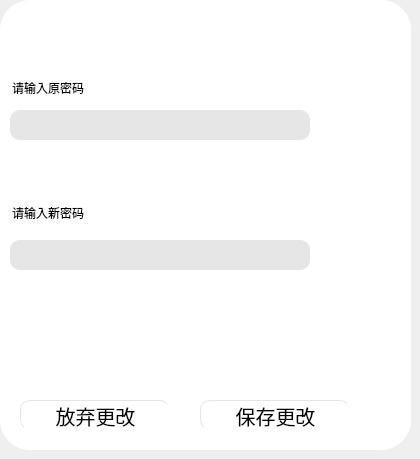
       <widget class="QWidget" name="page_7">
        <widget class="QWidget" name="widget_5" native="true">
         <property name="geometry">
          <rect>
           <x>0</x>
           <y>0</y>
           <width>411</width>
           <height>450</height>
          </rect>
         </property>
         <property name="styleSheet">
          <string notr="true">QWidget{
	background-color: rgb(255, 255, 255);
	border-radius:30px;
}
QPushButton{
	border-radius:10px;
	font:20px;
	border-left:1px solid rgb(229,229,229);
	border-top:1px solid rgb(229,229,229);
}

QPushButton:hover{
	background-color: rgb(0, 170, 255);
}

QPushButton:focus{
	background-color: rgb(0, 170, 255);
}
</string>
         </property>
         <widget class="QLineEdit" name="lineEdit_16">
          <property name="geometry">
           <rect>
            <x>10</x>
            <y>10</y>
            <width>111</width>
            <height>31</height>
           </rect>
          </property>
          <property name="text">
           <string/>
          </property>
         </widget>
         <widget class="QLineEdit" name="lineEdit_17">
          <property name="geometry">
           <rect>
            <x>10</x>
            <y>80</y>
            <width>161</width>
            <height>21</height>
           </rect>
          </property>
          <property name="text">
           <string>请输入原密码</string>
          </property>
          <property name="readOnly">
           <bool>true</bool>
          </property>
         </widget>
         <widget class="QLineEdit" name="old_password">
          <property name="geometry">
           <rect>
            <x>10</x>
            <y>110</y>
            <width>300</width>
            <height>30</height>
           </rect>
          </property>
          <property name="styleSheet">
           <string notr="true">QLineEdit{
	border-radius:10px;
	background-color: rgb(230, 230, 230);
}</string>
          </property>
          <property name="text">
           <string/>
          </property>
         </widget>
         <widget class="QLineEdit" name="lineEdit_19">
          <property name="geometry">
           <rect>
            <x>10</x>
            <y>200</y>
            <width>181</width>
            <height>31</height>
           </rect>
          </property>
          <property name="text">
           <string>请输入新密码</string>
          </property>
          <property name="readOnly">
           <bool>true</bool>
          </property>
         </widget>
         <widget class="QLineEdit" name="new_password">
          <property name="geometry">
           <rect>
            <x>10</x>
            <y>240</y>
            <width>300</width>
            <height>30</height>
           </rect>
          </property>
          <property name="styleSheet">
           <string notr="true">QLineEdit{
	border-radius:10px;
	background-color: rgb(230, 230, 230);
}</string>
          </property>
          <property name="text">
           <string/>
          </property>
          <property name="readOnly">
           <bool>false</bool>
          </property>
         </widget>
         <widget class="QPushButton" name="pushButton_8">
          <property name="geometry">
           <rect>
            <x>20</x>
            <y>400</y>
            <width>150</width>
            <height>30</height>
           </rect>
          </property>
          <property name="text">
           <string>放弃更改</string>
          </property>
         </widget>
         <widget class="QPushButton" name="change_bt">
          <property name="geometry">
           <rect>
            <x>200</x>
            <y>400</y>
            <width>150</width>
            <height>30</height>
           </rect>
          </property>
          <property name="text">
           <string>保存更改</string>
          </property>
         </widget>
        </widget>
       </widget>
